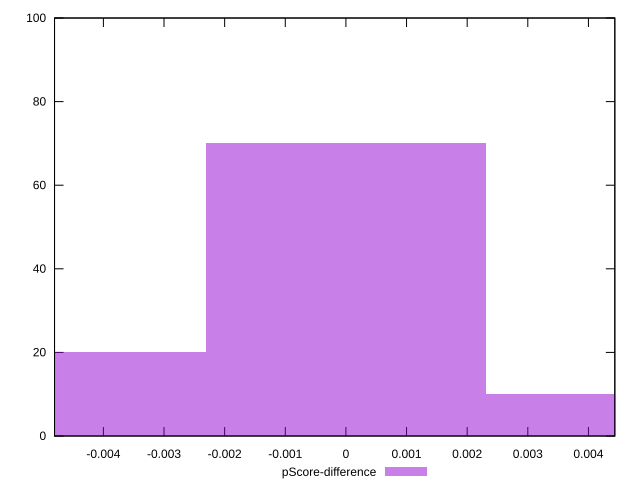

Write gnuplot code to recreate this figure.
reset

$pScoreDifference <<EOF
0 70
-0.004610612909804567 20
0.004610612909804567 10
EOF

set key outside below
set boxwidth 0.004610612909804567
set xrange [-0.0048058218153620436:0.004435223061212579]
set yrange [0:100]
set trange [0:100]
set style fill transparent solid 0.5 noborder
set terminal svg size 640, 490 enhanced background rgb 'white'
set output "reports/report_00032_2021-02-25T10-28-15.087Z/largest-contentful-paint/samples/agenda/pScore-difference/histogram.svg"

plot $pScoreDifference title "pScore-difference" with boxes

reset
